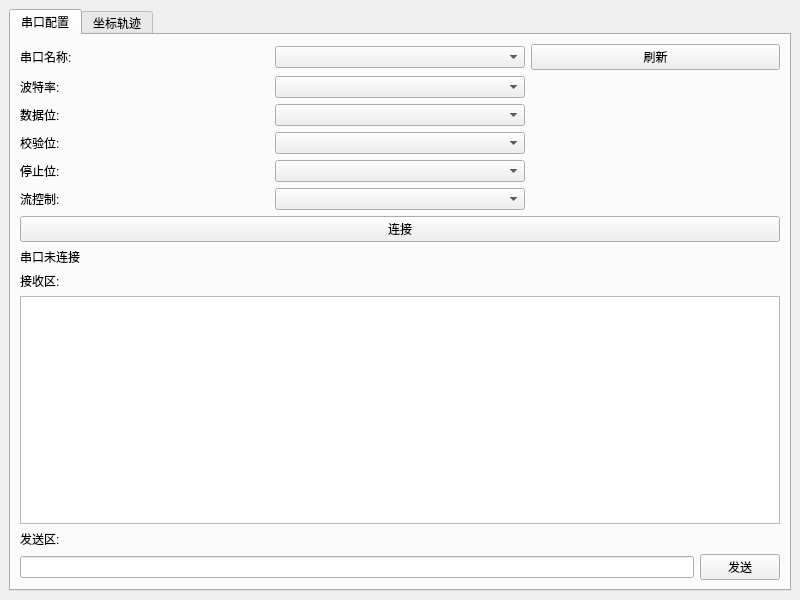
<?xml version="1.0" encoding="UTF-8"?>
<ui version="4.0">
 <class>MainWindow</class>
 <widget class="QMainWindow" name="MainWindow">
  <property name="geometry">
   <rect>
    <x>0</x>
    <y>0</y>
    <width>800</width>
    <height>600</height>
   </rect>
  </property>
  <property name="windowTitle">
   <string>串口数据可视化上位机</string>
  </property>
  <widget class="QWidget" name="centralWidget">
   <layout class="QVBoxLayout" name="verticalLayout">
    <item>
     <widget class="QTabWidget" name="tabWidget">
      <property name="currentIndex">
       <number>0</number>
      </property>
      <widget class="QWidget" name="tabSerial">
       <attribute name="title">
        <string>串口配置</string>
       </attribute>
       <layout class="QVBoxLayout" name="verticalLayout_Serial">
        <item>
         <layout class="QGridLayout" name="gridLayout">
          <item row="0" column="0">
           <widget class="QLabel" name="portNameLabel">
            <property name="text">
             <string>串口名称:</string>
            </property>
           </widget>
          </item>
          <item row="0" column="1">
           <widget class="QComboBox" name="portNameComboBox"/>
          </item>
          <item row="0" column="2">
           <widget class="QPushButton" name="refreshButton">
            <property name="text">
             <string>刷新</string>
            </property>
           </widget>
          </item>
          <item row="1" column="0">
           <widget class="QLabel" name="baudRateLabel">
            <property name="text">
             <string>波特率:</string>
            </property>
           </widget>
          </item>
          <item row="1" column="1">
           <widget class="QComboBox" name="baudRateComboBox"/>
          </item>
          <item row="2" column="0">
           <widget class="QLabel" name="dataBitsLabel">
            <property name="text">
             <string>数据位:</string>
            </property>
           </widget>
          </item>
          <item row="2" column="1">
           <widget class="QComboBox" name="dataBitsComboBox"/>
          </item>
          <item row="3" column="0">
           <widget class="QLabel" name="parityLabel">
            <property name="text">
             <string>校验位:</string>
            </property>
           </widget>
          </item>
          <item row="3" column="1">
           <widget class="QComboBox" name="parityComboBox"/>
          </item>
          <item row="4" column="0">
           <widget class="QLabel" name="stopBitsLabel">
            <property name="text">
             <string>停止位:</string>
            </property>
           </widget>
          </item>
          <item row="4" column="1">
           <widget class="QComboBox" name="stopBitsComboBox"/>
          </item>
          <item row="5" column="0">
           <widget class="QLabel" name="flowControlLabel">
            <property name="text">
             <string>流控制:</string>
            </property>
           </widget>
          </item>
          <item row="5" column="1">
           <widget class="QComboBox" name="flowControlComboBox"/>
          </item>
          <item row="6" column="0" colspan="3">
           <widget class="QPushButton" name="connectButton">
            <property name="text">
             <string>连接</string>
            </property>
           </widget>
          </item>
          <item row="7" column="0" colspan="3">
           <widget class="QLabel" name="statusLabel">
            <property name="text">
             <string>串口未连接</string>
            </property>
           </widget>
          </item>
         </layout>
        </item>
        <item>
         <widget class="QLabel" name="labelRx">
          <property name="text">
           <string>接收区:</string>
          </property>
         </widget>
        </item>
        <item>
         <widget class="QPlainTextEdit" name="textRx">
          <property name="readOnly">
           <bool>true</bool>
          </property>
          <property name="maximumBlockCount">
           <number>10000</number>
          </property>
         </widget>
        </item>
        <item>
         <widget class="QLabel" name="labelTx">
          <property name="text">
           <string>发送区:</string>
          </property>
         </widget>
        </item>
        <item>
         <layout class="QHBoxLayout" name="horizontalLayout_Tx">
          <item>
           <widget class="QLineEdit" name="lineTx"/>
          </item>
          <item>
           <widget class="QPushButton" name="btnSend">
            <property name="text">
             <string>发送</string>
            </property>
           </widget>
          </item>
         </layout>
        </item>
       </layout>
      </widget>
      <widget class="QWidget" name="tabChart">
       <attribute name="title">
        <string>坐标轨迹</string>
       </attribute>
       <layout class="QVBoxLayout" name="chartLayout"/>
      </widget>
     </widget>
    </item>
   </layout>
  </widget>
 </widget>
 <resources/>
 <connections/>
</ui>
